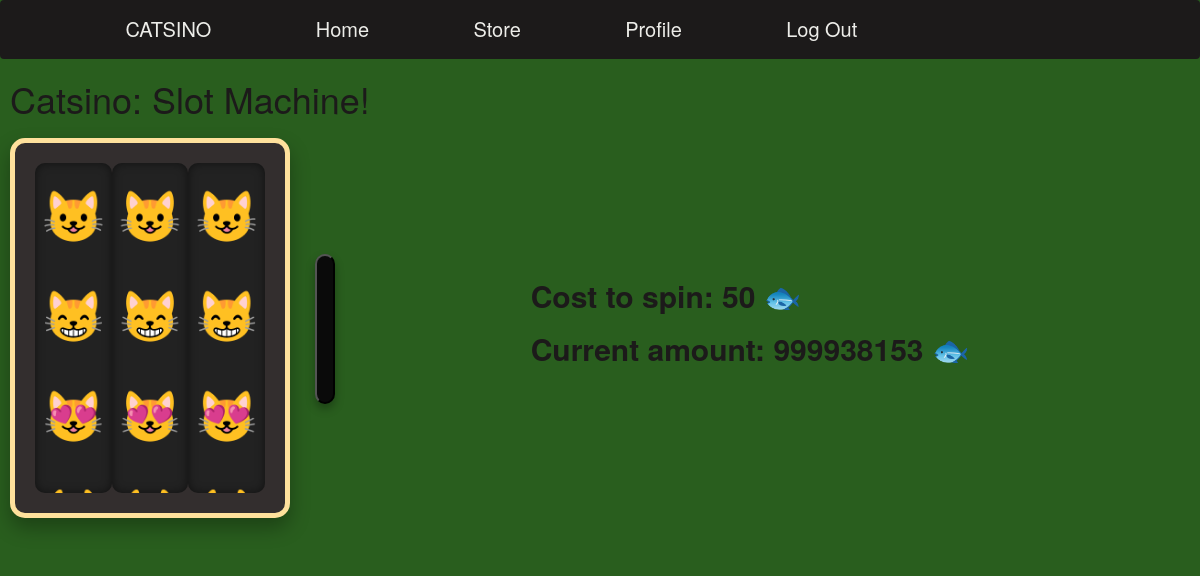
Before: /slots (signed in) with the older database file.
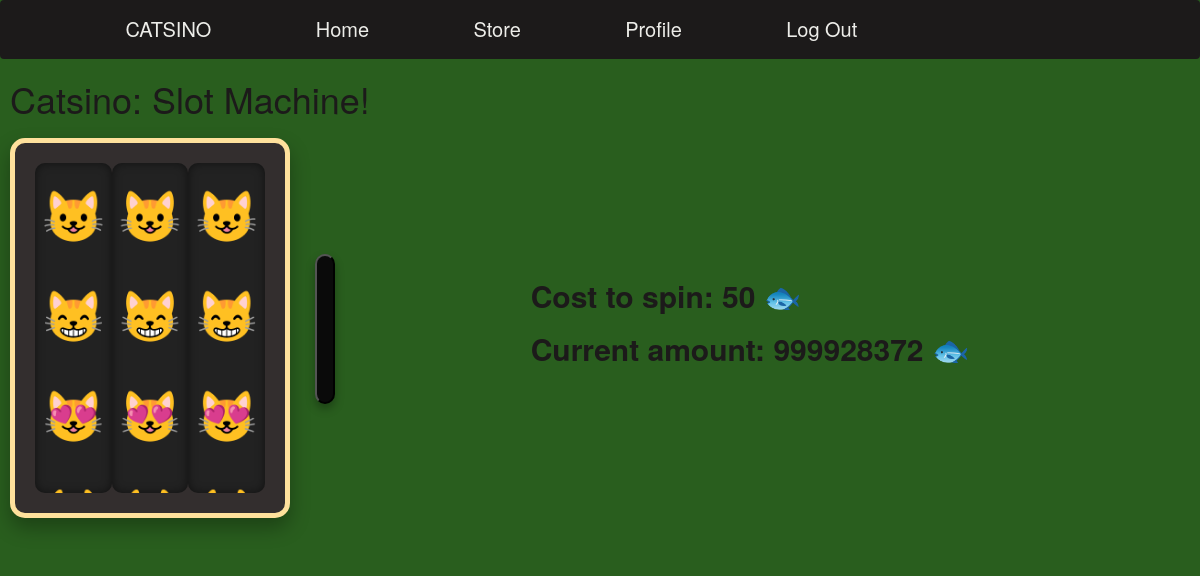
After: the same page with the newer database file.
### tables this page shows
CREATE TABLE user_base(username TEXT, password TEXT, pfp TEXT, path TEXT, inv TEXT, cash INTEGER, wins INTEGER);

### __init__.py (the view)
@app.route('/slots')
def slots():
    db = sqlite3.connect(DB_FILE)
    c = db.cursor()
    query = f"SELECT cash FROM user_base WHERE rowid={session['u_rowid'][0]}"
    c.execute(query)
    data = c.fetchall()
    db.commit()
    db.close()
    return render_template('slots.html', won=data[0][0])

### templates/slots.html (shortened to what this page needs)
<!DOCTYPE html>
<html>
<head>
  <link rel="stylesheet" href="https://maxcdn.bootstrapcdn.com/bootstrap/3.4.1/css/bootstrap.min.css">
  <link rel='stylesheet' href='../static/css/slots.css'>
</head>
<body>
  <div class="navbar">
    <div class='nav'>
      <a href='/'> CATSINO </a>
    </div>
    <div class="nav">
      <a href='/'> Home </a>
    </div>
    <div class="nav">
      <a href="/store"> Store </a>
    </div>
    <div class="nav">
      <a href="/profile"> Profile </a>
    </div>
    <div class="nav">
      <a href="/logout"> Log Out </a>
    </div>
  </div>
  <div class="titlebox">
    <h1 class="title">Catsino: Slot Machine! </h1>
  </div>
  <div class='slot-container'>
    <div class="slot-machine">
      <div class="reel" id="reel1">
        <div class="symbol-container" id="symbol-container1">
          <div class="symbol">😺</div>
          <div class="symbol">😸</div>
          <div class="symbol">😻</div>
          <div class="symbol">🙀</div>
        </div>
      </div>
      <div class="reel" id="reel2">
        <div class="symbol-container" id="symbol-container2">
          <div class="symbol">😺</div>
          <div class="symbol">😸</div>
          <div class="symbol">😻</div>
          <div class="symbol">🙀</div>
        </div>
      </div>
      <div class="reel" id="reel3">
        <div class="symbol-container" id="symbol-container3">
          <div class="symbol">😺</div>
          <div class="symbol">😸</div>
          <div class="symbol">😻</div>
          <div class="symbol">🙀</div>
        </div>
      </div>
      <input class="handle" id="handle" type="button">
    </div>
    <div class="spendtxt">
      <p class="cost"> Cost to spin: 50 🐟  </p>
      <p class="cost" > Current amount: <span id="balance">{{won}}</span> 🐟 </p>
    </div>
  </div>
  <div id="confetti" class="confetti"></div>
</body>
</html>

Changed rows visible on the page:
changed user_base: cash "999938153" → "999928372"
